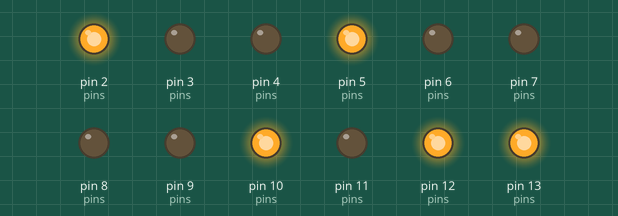
A program run on a simulated Arduino Uno, built with avr-gcc and run on an emulated ATmega328P. Parts: output pins drawn as LEDs (lit = HIGH).

Above: at 0.1 s.
At 2.1 s:
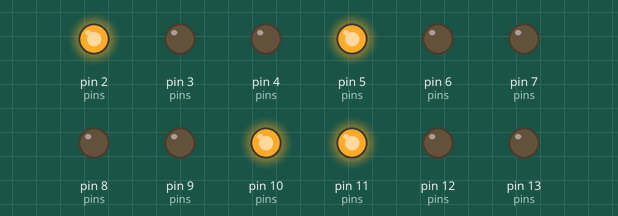
At 7.1 s:
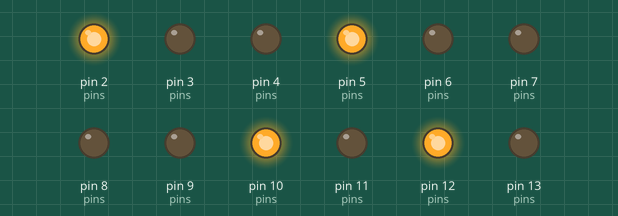
At 9.1 s:
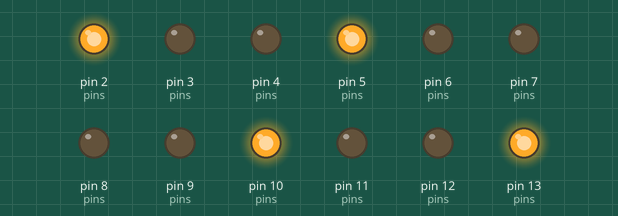
At 18.1 s:
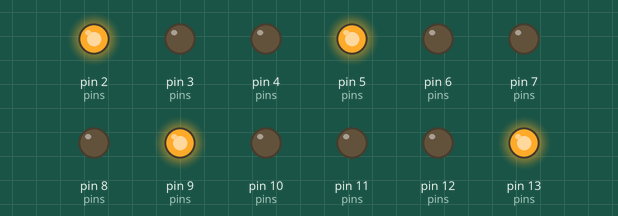
At 35.1 s:
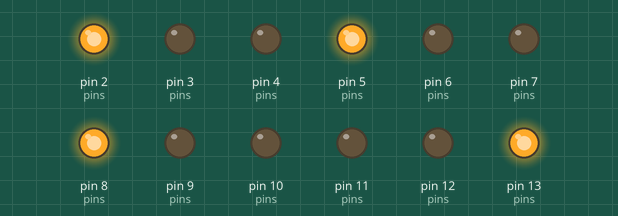
Timing chart, 0 to 36.6 s (numbered marks = the images above):
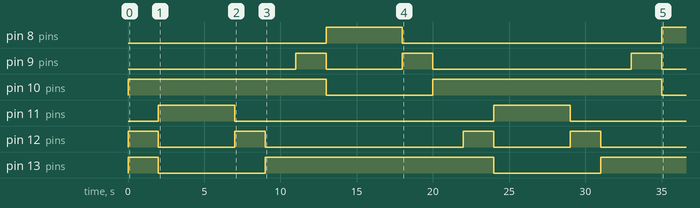

The program:

main.cpp
```cpp
#include <Arduino.h>

//--------------------
//CONFIG
//--------------------

#define NUM_LIGHTS_AT_ONCE 1

//Sequence of traffic lights
uint8_t sequence[][NUM_LIGHTS_AT_ONCE] = {{0}, {1}};

//Red, Yellow/Amber, Green
uint8_t pins[][3]= {{13, 12, 11}, {10, 9, 8}, {5, 6, 7}, {2, 3, 4}};

//Lights length
#define RED_LENGTH 2000 //Between greens
#define GREEN_LENGTH 5000

#define YELLOW_LENGTH 2000
//--------------------
//END OF CONFIG
//--------------------

static uint8_t step_num = 0;

#define NUM_STEPS sizeof(sequence)/sizeof(sequence[0])

void lights_on(uint8_t* step);
void lights_off(uint8_t* step);

uint8_t i = 0;

void setup() {
  i = 0;
  uint8_t j = 0;

  for (i=0; i<(sizeof(pins)/sizeof(pins[0])); i++){
    for (j=0; j<3; j++){
      pinMode(pins[i][j],OUTPUT);
    }
  }

  for (i=0; i<(sizeof(pins)/sizeof(pins[0])); i++){
    digitalWrite(pins[i][0],HIGH);
  }
}

void loop() {
  uint8_t* current_step = sequence[step_num];

  lights_on(current_step);
  delay(GREEN_LENGTH);
  lights_off(current_step);
  delay(RED_LENGTH);

  if (step_num >= NUM_STEPS-1) step_num=0;
  else step_num++;
}

void lights_on(uint8_t* step){
  for (i=0;i<NUM_LIGHTS_AT_ONCE;i++){
    digitalWrite(pins[step[i]][1],HIGH); //Yellow/Amber - ON
  }
  delay(YELLOW_LENGTH);
  for (i=0;i<NUM_LIGHTS_AT_ONCE;i++){
    digitalWrite(pins[step[i]][0],LOW); //Yellow/Amber, Red - OFF, Green - ON
    digitalWrite(pins[step[i]][1],LOW);
    digitalWrite(pins[step[i]][2],HIGH);
  }
}

void lights_off(uint8_t* step){
  for (i=0;i<NUM_LIGHTS_AT_ONCE;i++){
    digitalWrite(pins[step[i]][1],HIGH);
    digitalWrite(pins[step[i]][2],LOW); //Green - OFF, Yellow/Amber - ON
  }
  delay(YELLOW_LENGTH);
  for (i=0;i<NUM_LIGHTS_AT_ONCE;i++){
    digitalWrite(pins[step[i]][1],LOW); //Yellow/Amber - OFF, Red - ON
    digitalWrite(pins[step[i]][0],HIGH);
  }
}
```

Measured:
- by itself, pin 8 (pins): LOW → HIGH at 13.0 s, → LOW 5.0 s later, → HIGH 17.0 s later
- by itself, pin 9 (pins): goes HIGH 2.0 s, LOW 5.0 s, HIGH 2.0 s, LOW 13.0 s, HIGH 2.0 s, then LOW
- by itself, pin 10 (pins): HIGH → LOW at 13.0 s, → HIGH 7.0 s later, → LOW 15.0 s later
- by itself, pin 11 (pins): alternates HIGH for 5.0 s and LOW for 17.0 s
- by itself, pin 12 (pins): LOW → HIGH at 0.00 s, → LOW 2.0 s later, → HIGH 5.0 s later, → LOW 2.0 s later, … (8 changes in this stretch)
- by itself, pin 13 (pins): alternates HIGH for 15.0 s and LOW for 7.0 s
